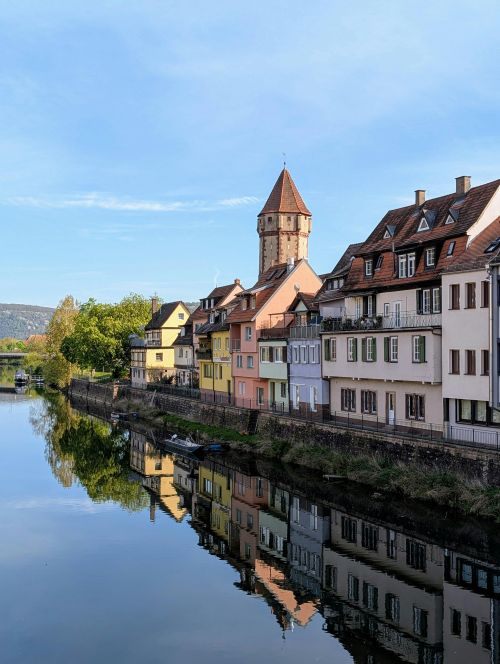
#> input picture data/scenery.jpg, 500 x 664 px
$ python first.py
#> lines starting #> are read from the running program, lines starting #| are printed output that depends on the picture; after the words box and inside, x2 and y2 are one past the last pixel; in counts of white or black regions, pixels touching at a corner belong together
import cv2
import os
import numpy as np


image_path=os.path.join('.','data','scenery.jpg')
image=cv2.imread(image_path)
#> image is the input picture: shape (664, 500, 3); mean B, G, R 153.5, 136.9, 118
cv2.imwrite(os.path.join('.','data','scenery_copy.jpg'),image) #creates a copy of image and stores

# [23 lines of commented-out code are left out]
img_path=os.path.join('.','data','parrot.jpg')
img=cv2.imread(img_path)
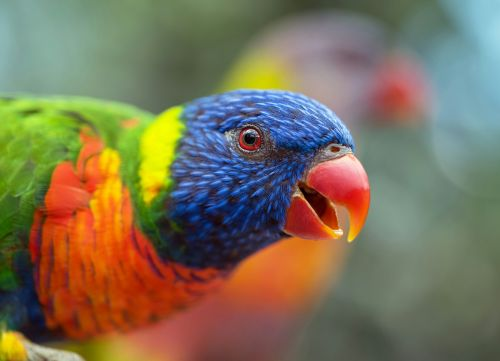
#> input picture data/parrot.jpg, 500 x 361 px
#> img is the input picture: shape (361, 500, 3); mean B, G, R 88.4, 113.7, 124.4
# [33 lines of commented-out code are left out]
contour_img_path=os.path.join('.','data','birds.jpg')
contour_img=cv2.imread(contour_img_path)
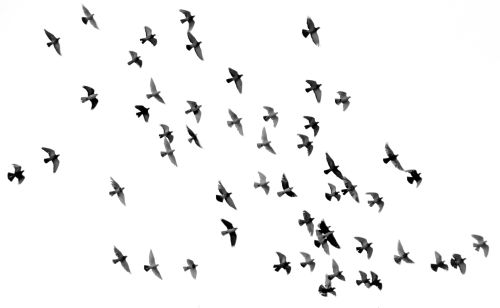
#> input picture data/birds.jpg, 500 x 308 px
#> contour_img is the input picture: shape (308, 500, 3); min 0, max 255, mean 244
ret,thresh=cv2.threshold(contour_img,127,255,cv2.THRESH_BINARY_INV) #thresholding the image to get a binary image
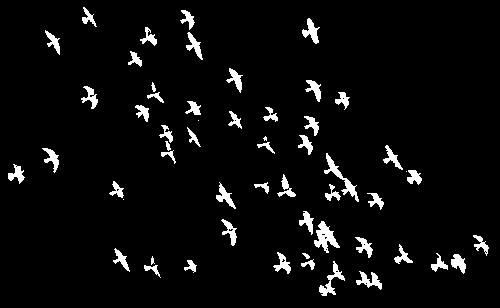
#> thresh: shape (308, 500, 3); 4.7% white; 56 white regions (4 under 20 px), largest, box (x1, y1, x2, y2) and area: (314, 221, 340, 253) 379, (324, 153, 359, 202) 343, (319, 261, 345, 296) 268
cv2.imshow('thresh',thresh)
cv2.imshow('original_img',contour_img)
cv2.waitKey(0)
